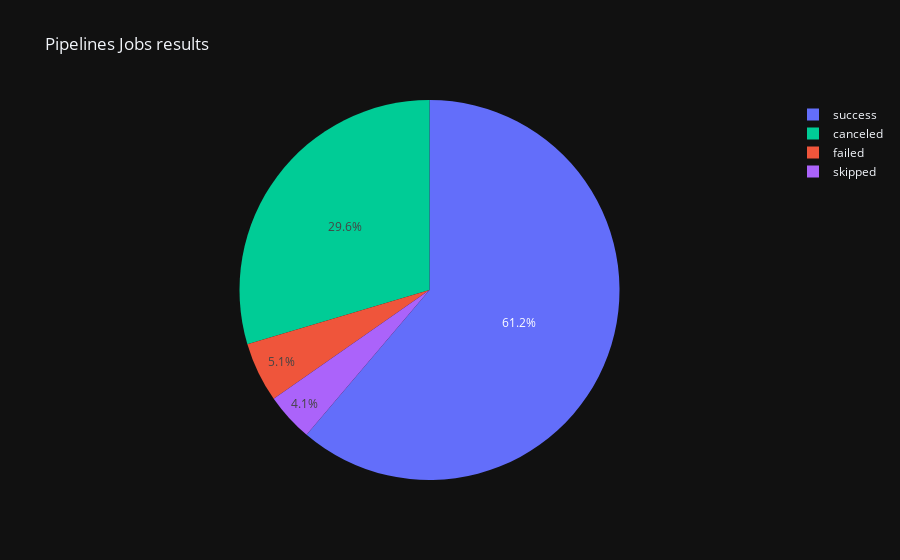

This figure's notebook cell:
### Code cell
fig = make_subplots(rows=1, cols=2)
fig = px.pie(jobs, names='jobStatus', title='Pipelines Jobs results',color="jobStatus",template=plotly_template)
fig.show()

### Figure 1 — Plotly figure (JSON) as saved in the notebook; plotly's stock layout.template omitted (floating-point values rounded to 4 significant figures; data arrays with more than 128 entries replaced by an {"elided": "..."} marker saying what was removed)
{"data": [{"customdata": {"elided": "1000x1 str values"}, "domain": {"x": [0, 1], "y": [0, 1]}, "hovertemplate": "jobStatus=%{customdata[0]}<extra></extra>", "labels": {"elided": "1000 str values"}, "legendgroup": "", "marker": {"colors": {"elided": "1000 str values"}}, "name": "", "showlegend": true, "type": "pie"}], "layout": {"legend": {"tracegroupgap": 0}, "title": {"text": "Pipelines Jobs results"}}}
